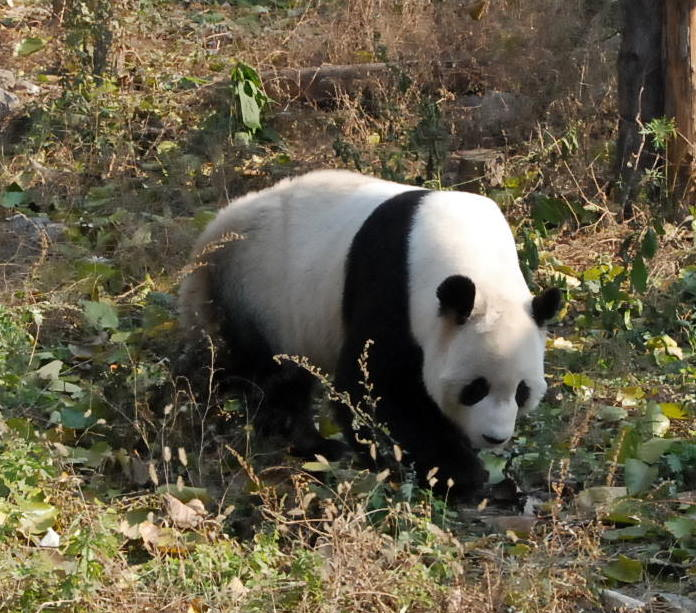
#> input picture Combining-EfficientNet-and-Vision-Transformers-for-Video-Deepfake-Detection/cross-efficient-vit/efficient_net/examples/simple/img.jpg, 696 x 613 px
$ python -i scene_forensics.py   (imports and definitions only)   (older library calls are emulated)
#> lines starting #> are read from the running program, lines starting #| are printed output that depends on the picture; after the words box and inside, x2 and y2 are one past the last pixel; in counts of white or black regions, pixels touching at a corner belong together
#> further down, picture is the input picture: shape (613, 696, 3); mean B, G, R 72.1, 93.1, 100
import cv2
import numpy as np
import logging
from typing import List, Dict, Any, Optional, Tuple

logger = logging.getLogger("veriframe.filters.scene_forensics")

class SceneForensicsAnalyzer:
    """
    Full-Scene Spatial-Temporal & Frequency Forensics Analyzer.
    Detects AI-generated video artifacts (Sora, Runway, Pika, Kling, Stable Diffusion, CGI)
    in non-face and full-scene videos using:
    1. 2D FFT Frequency-Domain Checkerboard & Spectral Harmonic Analysis
    2. Optical Flow & Motion Physics Temporal Continuity
    3. High-Pass Sensor Noise Residual (PRNU proxy) & Texture Kurtosis
    4. Inter-frame Pixel Divergence & Compression Artifact Analysis
    """

    def __init__(self):
        self.fft_size = (256, 256)

    def analyze_frequency_spectrum(self, frame: np.ndarray) -> Dict[str, float]:
        """
        Calculates 2D FFT magnitude spectrum to identify synthetic grid harmonics,
        checkerboard upsampling artifacts, and unnatural high-frequency power distribution.
        """
        try:
            if len(frame.shape) == 3:
                gray = cv2.cvtColor(frame, cv2.COLOR_BGR2GRAY)
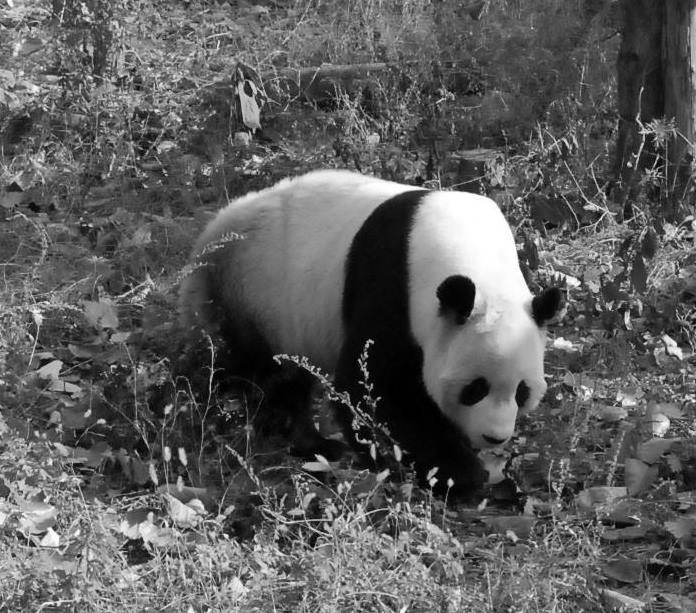
#> gray: shape (613, 696); min 0, max 255, mean 92.8
            else:
                gray = frame.copy()

            resized = cv2.resize(gray, self.fft_size, interpolation=cv2.INTER_AREA)
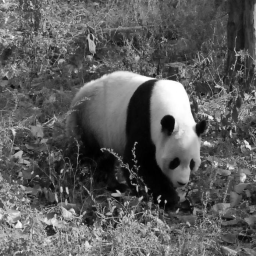
#> resized: shape (256, 256); min 0, max 255, mean 92.8

            # Compute 2D FFT and center the DC component
            f_transform = np.fft.fft2(resized.astype(np.float32))
            f_shift = np.fft.fftshift(f_transform)
            magnitude_spectrum = np.log(np.abs(f_shift) + 1e-7)
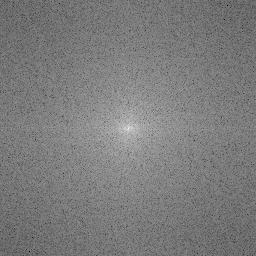
#> magnitude_spectrum: shape (256, 256) float64; min 0.909, max 15.62, mean 8.08; drawn with min black and max white

            h, w = magnitude_spectrum.shape
#> h = 256; w = 256
            center_y, center_x = h // 2, w // 2
#> center_y = 128; center_x = 128

            # Isolate high-frequency annular zone
            y_indices, x_indices = np.ogrid[:h, :w]
#> y_indices = 256 values from 0 to 255
            dist_from_center = np.sqrt((x_indices - center_x) ** 2 + (y_indices - center_y) ** 2)

            high_freq_mask = (dist_from_center > (min(h, w) * 0.35)) & (dist_from_center < (min(h, w) * 0.48))
            low_freq_mask = dist_from_center < (min(h, w) * 0.20)

            high_freq_energy = float(np.mean(magnitude_spectrum[high_freq_mask])) if np.any(high_freq_mask) else 0.0
#> high_freq_energy = 7.88
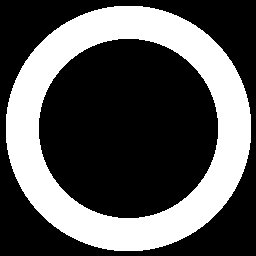
#> high_freq_mask: shape (256, 256) bool; 33.8% white; 1 white region, box (x1, y1, x2, y2) and area: (6, 6, 251, 251) 22176
            low_freq_energy = float(np.mean(magnitude_spectrum[low_freq_mask])) if np.any(low_freq_mask) else 1.0
#> low_freq_energy = 9.38
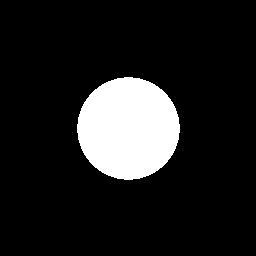
#> low_freq_mask: shape (256, 256) bool; 12.6% white; 1 white region, box (x1, y1, x2, y2) and area: (77, 77, 180, 180) 8245

            ratio = high_freq_energy / max(1e-5, low_freq_energy)
#> ratio = 0.84

            # High-frequency spectral spike count (Grid checkerboard indicator)
            high_band = magnitude_spectrum[high_freq_mask]
            q90, q10 = np.percentile(high_band, [90, 10]) if len(high_band) > 0 else (0.0, 0.0)
#> q90 = 8.62; q10 = 7.02
            peak_disparity = float(q90 - q10)
#> peak_disparity = 1.6

            # Synthetic images generated by diffusion/GAN upsamplers have abnormal peak disparity
            synthetic_freq_prob = float(np.clip((peak_disparity - 1.8) / 3.0, 0.0, 1.0))
#> synthetic_freq_prob = 0

            return {
                "high_low_ratio": round(ratio, 4),
                "peak_disparity": round(peak_disparity, 4),
                "frequency_synthetic_score": round(synthetic_freq_prob, 4),
            }
        except Exception as e:
            logger.debug(f"[SceneForensics] FFT analysis error: {e}")
            return {"high_low_ratio": 0.0, "peak_disparity": 0.0, "frequency_synthetic_score": 0.5}

    # [200 lines left out: functions analyze_motion_physics, analyze_noise_residual, analyze_frame, evaluate_scene_frames, not called in this run]

>>> import cv2
>>> picture = cv2.imread('../../Combining-EfficientNet-and-Vision-Transformers-for-Video-Deepfake-Detection/cross-efficient-vit/efficient_net/examples/simple/img.jpg')
>>> result = SceneForensicsAnalyzer().analyze_frequency_spectrum(picture)
#> result = {'high_low_ratio': 0.84, 'peak_disparity': 1.6, 'frequency_synthetic_score': 0}
